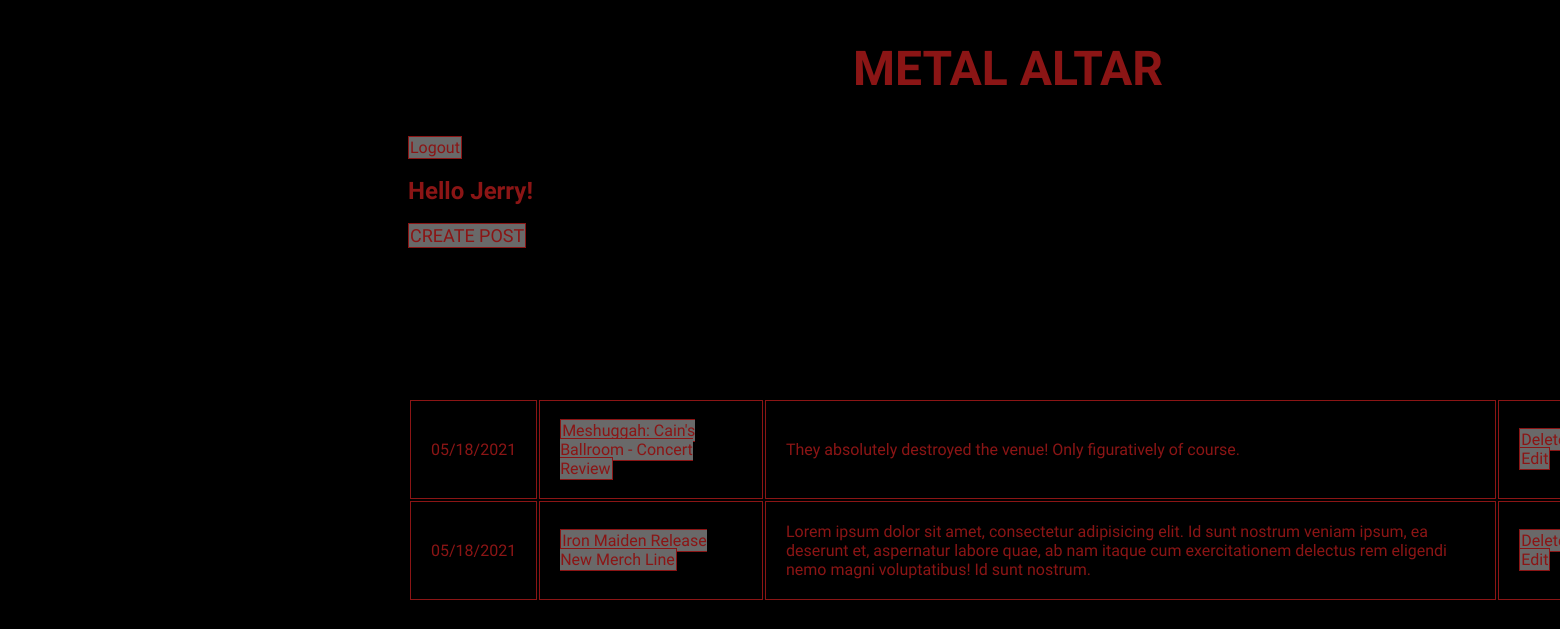
Page /success (signed in) on the committed database.
### app/models.py (models this page shows)
class User(models.Model):
    first_name = models.CharField(max_length = 255)
    last_name = models.CharField(max_length = 255)
    email = models.CharField(max_length = 255)
    password = models.CharField(max_length = 255)
    objects = UserManager()

class Post(models.Model): # class Post, match below stuff to 'create' view
    user = models.ForeignKey(User, related_name='user_posts', on_delete = models.CASCADE)
    title = models.CharField(max_length = 45)
    description = models.CharField(max_length = 1000)
    created_at = models.DateTimeField(auto_now_add=True)
    updated_at = models.DateTimeField(auto_now=True)
    objects = PostManager()

### app/views.py (the view)
# urls.py: path('success', views.success),
def success(request):
    user = User.objects.get(id=request.session['logged_user'])
    context = {
        'logged_user' : User.objects.get(id=request.session['logged_user']),
        'all_posts' : Post.objects.all(),
    }
    return render(request, 'dashboard.html', context)

### app/templates/dashboard.html (shortened to what this page needs)
<!DOCTYPE html>
<html lang="en">
<head>
    {% load static %}
    <link rel="stylesheet" href="{% static '/css/style.css' %}">
</head>
<body>
<div class = "feed">
<div id = 'header'>
    <h1>METAL ALTAR</h1>
</div>
<a href="/logout" method='POST'>Logout</a>
<h2>Hello {{ logged_user.first_name }}!</h2>
<div id = "createpost">
    <a href="/new">Create Post</a>
</div>
<table class="table table-dark">
<tbody>
    {% for post in all_posts %}
    <tr>
        <td>{{ post.created_at | date:'m/d/Y' }}</td>
        <br>
        <td><a href='/{{ post.id }}'>{{ post.title }}</a> </td>
        <br>
        <td>{{ post.description }}</td>
        <br>
        <td><a href='/{{ post.id }}/delete'>Delete</a> | <a href="/{{ post.id }}/edit">Edit</a></td>
        <br>
    </tr>
    {% endfor %}
</tbody>
</table>
</div>
</body>
</html>

### app/static/css/style.css (style rules this page uses)
* { background-color: black; color: rgb(139, 21, 21); }
a { text-decoration: none; background-color: dimgrey; padding: 1px; border: 1px solid rgb(139, 21, 21); }
#header { height: 100px; width: 100%; padding-bottom: 30px; color: rgb(139, 21, 21); font-size: x-large; font-family: 'Palanquin Dark', sans-serif; text-align: center; display: inline-block; background-color: black; }
#createpost { height: 10px; margin-bottom: 30px; display: inline-block; background-color: dimgrey; color: rgb(139, 21, 21); font-size: large; font-family: 'Palanquin Dark', sans-serif; text-transform: uppercase; text-decoration: none; border-style: dashed 1px pink; }
.feed { margin-left: 400px; width: 1200px; max-height: 1200px; display: inline-block; color: rgb(139, 21, 21); font-family: 'Palanquin Dark', sans-serif; border-style: dashed 1px pink; }
.feed td { border: 1px solid rgb(139, 21, 21); column-width: auto; padding: 20px; }

### rows in the picture
User: first_name "Jerry"
Post: created_at "05/18/2021", title "Meshuggah: Cain's Ballroom - Concert Review", description "They absolutely destroyed the venue! Only figuratively of course."
Post: created_at "05/18/2021", title "Iron Maiden Release New Merch Line", description "Lorem ipsum dolor sit amet, consectetur adipisicing elit. Id sunt nostrum veniam ipsum, ea deserunt et, aspernatur labore quae, ab nam itaque cum exercitationem delectus rem eligendi nemo magni voluptatibus! Id sunt nostrum."
